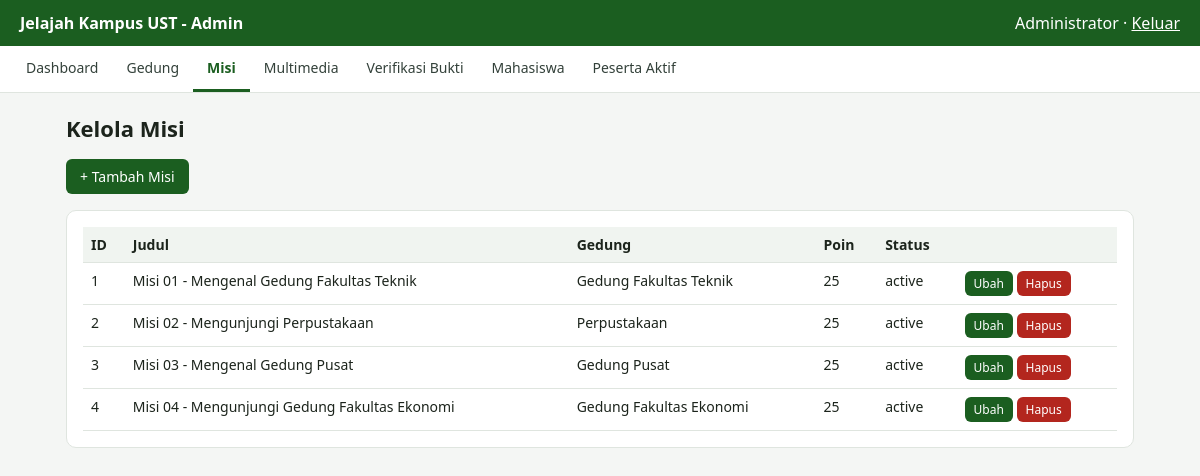
The app's page /admin/missions.php (signed in) with its own data.
### tables this page shows
CREATE TABLE missions (
  id INT AUTO_INCREMENT PRIMARY KEY,
  building_id INT NOT NULL,
  title VARCHAR(150) NOT NULL,
  description TEXT,
  point_reward INT NOT NULL DEFAULT 10,
  status ENUM('active','inactive') NOT NULL DEFAULT 'active',
  FOREIGN KEY (building_id) REFERENCES buildings(id) ON DELETE CASCADE
);

CREATE TABLE buildings (
  id INT AUTO_INCREMENT PRIMARY KEY,
  name VARCHAR(120) NOT NULL,
  description TEXT,
  address VARCHAR(200)
);

### admin/missions.php (the view, shortened to what this page needs)
<?php
require_once __DIR__ . '/_layout.php';
$editId = isset($_GET['edit']) ? (int)$_GET['edit'] : -1;
page_start('Kelola Misi', 'missions');
if ($editId >= 0) {
    $m = ['id' => 0, 'building_id' => 0, 'title' => '', 'description' => '', 'point_reward' => 20, 'status' => 'active'];
    if ($editId > 0) {
        $s = $db->prepare("SELECT * FROM missions WHERE id=?");
        $s->bind_param('i', $editId);
        $s->execute();
        $row = $s->get_result()->fetch_assoc();
        if ($row) $m = $row;
    }
    echo '<div class="card"><form method="post">' . csrf_field() . '<input type="hidden" name="act" value="save"><input type="hidden" name="id" value="' . (int)$m['id'] . '">'
       . '<label>Judul misi</label><input name="title" required maxlength="150" value="' . e($m['title']) . '">'
       . '<label>Deskripsi</label><textarea name="description" rows="4">' . e($m['description']) . '</textarea>'
       . '<label>Gedung tujuan</label><select name="building_id" required><option value="">- pilih -</option>';
    $r = $db->query("SELECT id, name FROM buildings ORDER BY name");
    while ($b = $r->fetch_assoc()) {
        echo '<option value="' . (int)$b['id'] . '"' . ((int)$b['id'] === (int)$m['building_id'] ? ' selected' : '') . '>' . e($b['name']) . '</option>';
    }
    echo '</select><div class="row2"><div><label>Poin penyelesaian</label><input type="number" min="0" name="point_reward" value="' . (int)$m['point_reward'] . '"></div>'
       . '<div><label>Status</label><select name="status"><option value="active"' . ($m['status'] === 'active' ? ' selected' : '') . '>Aktif</option>'
       . '<option value="inactive"' . ($m['status'] === 'inactive' ? ' selected' : '') . '>Nonaktif</option></select></div></div>'
       . '<button>Simpan</button> <a class="btn gray" href="missions.php">Kembali</a></form></div>';
} else {
    echo '<p><a class="btn" href="missions.php?edit=0">+ Tambah Misi</a></p><div class="card"><table><tr><th>ID</th><th>Judul</th><th>Gedung</th><th>Poin</th><th>Status</th><th></th></tr>';
    $r = $db->query("SELECT m.*, b.name AS bname FROM missions m JOIN buildings b ON b.id=m.building_id ORDER BY m.id");
    while ($m = $r->fetch_assoc()) {
        echo '<tr><td>' . (int)$m['id'] . '</td><td>' . e($m['title']) . '</td><td>' . e($m['bname']) . '</td><td>' . (int)$m['point_reward'] . '</td><td>' . e($m['status']) . '</td><td>'
           . '<a class="btn sm" href="missions.php?edit=' . (int)$m['id'] . '">Ubah</a> '
           . '<form method="post" style="display:inline" onsubmit="return confirm(\'Hapus misi ini?\')">' . csrf_field()
           . '<input type="hidden" name="act" value="delete"><input type="hidden" name="id" value="' . (int)$m['id'] . '"><button class="btn red sm">Hapus</button></form></td></tr>';
    }
    echo '</table></div>';
}
page_end();

### admin/_layout.php (shortened to what this page needs)
<?php
function e($s): string { return htmlspecialchars((string)$s, ENT_QUOTES, 'UTF-8'); }
function page_start(string $title, string $active = ''): void {
    $menu = [
        'index' => ['Dashboard', 'index.php'],
        'buildings' => ['Gedung', 'buildings.php'],
        'missions' => ['Misi', 'missions.php'],
        'media' => ['Multimedia', 'media.php'],
        'evidence' => ['Verifikasi Bukti', 'evidence.php'],
        'students' => ['Mahasiswa', 'students.php'],
        'tracking' => ['Peserta Aktif', 'tracking.php'],
    ];
    echo '<!doctype html><html lang="id"><head><meta charset="utf-8"><meta name="viewport" content="width=device-width,initial-scale=1">';
    echo '<title>' . e($title) . ' - Admin Jelajah Kampus UST</title><style>
    :root{--p:#1b5e20;--bg:#f4f6f4;--line:#dfe5df}
    *{box-sizing:border-box}body{margin:0;font-family:system-ui,Segoe UI,Arial,sans-serif;background:var(--bg);color:#1c241c}
    header{background:var(--p);color:#fff;padding:12px 20px;display:flex;justify-content:space-between;align-items:center}
    nav{background:#fff;border-bottom:1px solid var(--line);padding:0 12px;display:flex;flex-wrap:wrap}
    nav a{padding:12px 14px;color:#33413a;text-decoration:none;font-size:14px;border-bottom:3px solid transparent}
    nav a.on{border-color:var(--p);color:var(--p);font-weight:600}
    main{max-width:1100px;margin:20px auto;padding:0 16px}
    h1{font-size:22px;margin:0 0 14px}h2{font-size:17px}
    .card{background:#fff;border:1px solid var(--line);border-radius:10px;padding:16px;margin-bottom:16px}
    table{width:100%;border-collapse:collapse;font-size:14px}th,td{text-align:left;padding:8px;border-bottom:1px solid var(--line);vertical-align:top}
    th{background:#f0f4f0}
    input,select,textarea{width:100%;padding:8px;border:1px solid #c5cfc5;border-radius:6px;font:inherit;margin:3px 0 10px}
    label{font-size:13px;font-weight:600}
    button,.btn{background:var(--p);color:#fff;border:0;border-radius:6px;padding:8px 14px;cursor:pointer;font:inherit;text-decoration:none;display:inline-block;font-size:14px}
    .btn.red{background:#b3261e}.btn.gray{background:#667}.btn.sm{padding:4px 9px;font-size:12px}
    .grid{display:grid;grid-template-columns:repeat(auto-fit,minmax(220px,1fr));gap:12px}
    .stat{font-size:28px;font-weight:700;color:var(--p)}
    .msg{padding:10px 14px;border-radius:8px;margin-bottom:14px}.msg.ok{background:#e1f3e2;color:#1b5e20}.msg.err{background:#fde7e5;color:#8c1d18}
    .tag{padding:2px 8px;border-radius:99px;font-size:12px;font-weight:600}
    .pending{background:#fff3cd;color:#7a5a00}.accepted{background:#d9f2dc;color:#1b5e20}.rejected{background:#fde0de;color:#8c1d18}
    img.thumb{max-width:160px;border-radius:6px;border:1px solid var(--line)}
    .row2{display:grid;grid-template-columns:1fr 1fr;gap:12px}@media(max-width:640px){.row2{grid-template-columns:1fr}}
    </style></head><body>';
    echo '<header><strong>Jelajah Kampus UST - Admin</strong><span>' . e($_SESSION['admin_name'] ?? '') . ' &middot; <a style="color:#fff" href="logout.php">Keluar</a></span></header><nav>';
    foreach ($menu as $key => [$label, $href]) {
        echo '<a href="' . $href . '"' . ($key === $active ? ' class="on"' : '') . '>' . e($label) . '</a>';
    }
    echo '</nav><main>';
    echo '<h1>' . e($title) . '</h1>';
}
function page_end(): void { echo '</main></body></html>'; }

### admin/_layout.php (style rules this page uses)
:root { --p:#1b5e20;--bg:#f4f6f4;--line:#dfe5df }
* { box-sizing:border-box }
body { margin:0;font-family:system-ui,Segoe UI,Arial,sans-serif;background:var(--bg);color:#1c241c }
header { background:var(--p);color:#fff;padding:12px 20px;display:flex;justify-content:space-between;align-items:center }
nav { background:#fff;border-bottom:1px solid var(--line);padding:0 12px;display:flex;flex-wrap:wrap }
nav a { padding:12px 14px;color:#33413a;text-decoration:none;font-size:14px;border-bottom:3px solid transparent }
nav a.on { border-color:var(--p);color:var(--p);font-weight:600 }
main { max-width:1100px;margin:20px auto;padding:0 16px }
h1 { font-size:22px;margin:0 0 14px }
.card { background:#fff;border:1px solid var(--line);border-radius:10px;padding:16px;margin-bottom:16px }
table { width:100%;border-collapse:collapse;font-size:14px }
th,td { text-align:left;padding:8px;border-bottom:1px solid var(--line);vertical-align:top }
th { background:#f0f4f0 }
button,.btn { background:var(--p);color:#fff;border:0;border-radius:6px;padding:8px 14px;cursor:pointer;font:inherit;text-decoration:none;display:inline-block;font-size:14px }
.btn.red { background:#b3261e }
.btn.sm { padding:4px 9px;font-size:12px }

### records on screen
missions: id "1", title "Misi 01 - Mengenal Gedung Fakultas Teknik", building.name "Gedung Fakultas Teknik", point_reward "25", status "active"
missions: id "2", title "Misi 02 - Mengunjungi Perpustakaan", building.name "Perpustakaan", point_reward "25", status "active"
missions: id "3", title "Misi 03 - Mengenal Gedung Pusat", building.name "Gedung Pusat", point_reward "25", status "active"
missions: id "4", title "Misi 04 - Mengunjungi Gedung Fakultas Ekonomi", building.name "Gedung Fakultas Ekonomi", point_reward "25", status "active"

### other values on screen
$_SESSION['admin_name'] "Administrator"
$label "Dashboard"
$label "Gedung"
$label "Misi"
$label "Multimedia"
$label "Verifikasi Bukti"
$label "Mahasiswa"
$label "Peserta Aktif"
$title "Kelola Misi"
